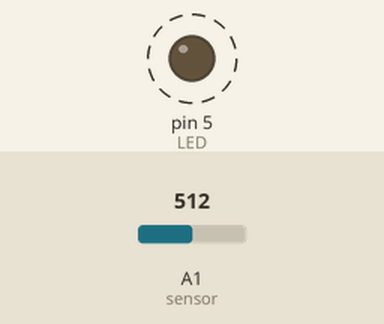
This sketch was run on a simulated Arduino Uno, built with avr-gcc and run on an emulated ATmega328P. Parts: output pins drawn as LEDs (lit = HIGH). Dashed ring = blinking. The inputs (shaded band) are chosen by the test bench; at power-on: A1 (sensor) = 512. What the sketch prints to the serial monitor is not drawn.

Above: at 0.6 s.
Timing chart, 0 to 4.7 s (numbered marks = the images above):
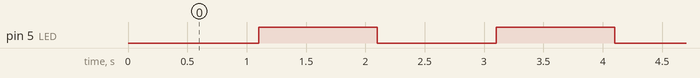

The sketch:

test_opt101_LED.ino
```cpp
#include <Wire.h>
// Set the LCD address to 0x27 for a 16 chars and 2 line display

int sensor = A1;  // output pin of OPT101 attached to Analog 5
int opt_signal;
int LED = 5; // digital pin for LED

void setup() {
  Serial.begin(9600);
  delay(100);
  pinMode (LED, OUTPUT); //for cell 1 LED
}

void loop() {
  digitalWrite(LED, LOW);
  delay(500);
  opt_signal = analogRead(sensor);
  Serial.print(opt_signal);
  Serial.print("\n");
  delay(500);
  digitalWrite(LED, HIGH);
  delay(500);
  opt_signal = analogRead(sensor);
  Serial.print(opt_signal);
  Serial.print("\n");
  delay(500);
}
```

Measured:
- by itself, pin 5 (LED): alternates HIGH for 1.0 s and LOW for 1.0 s
